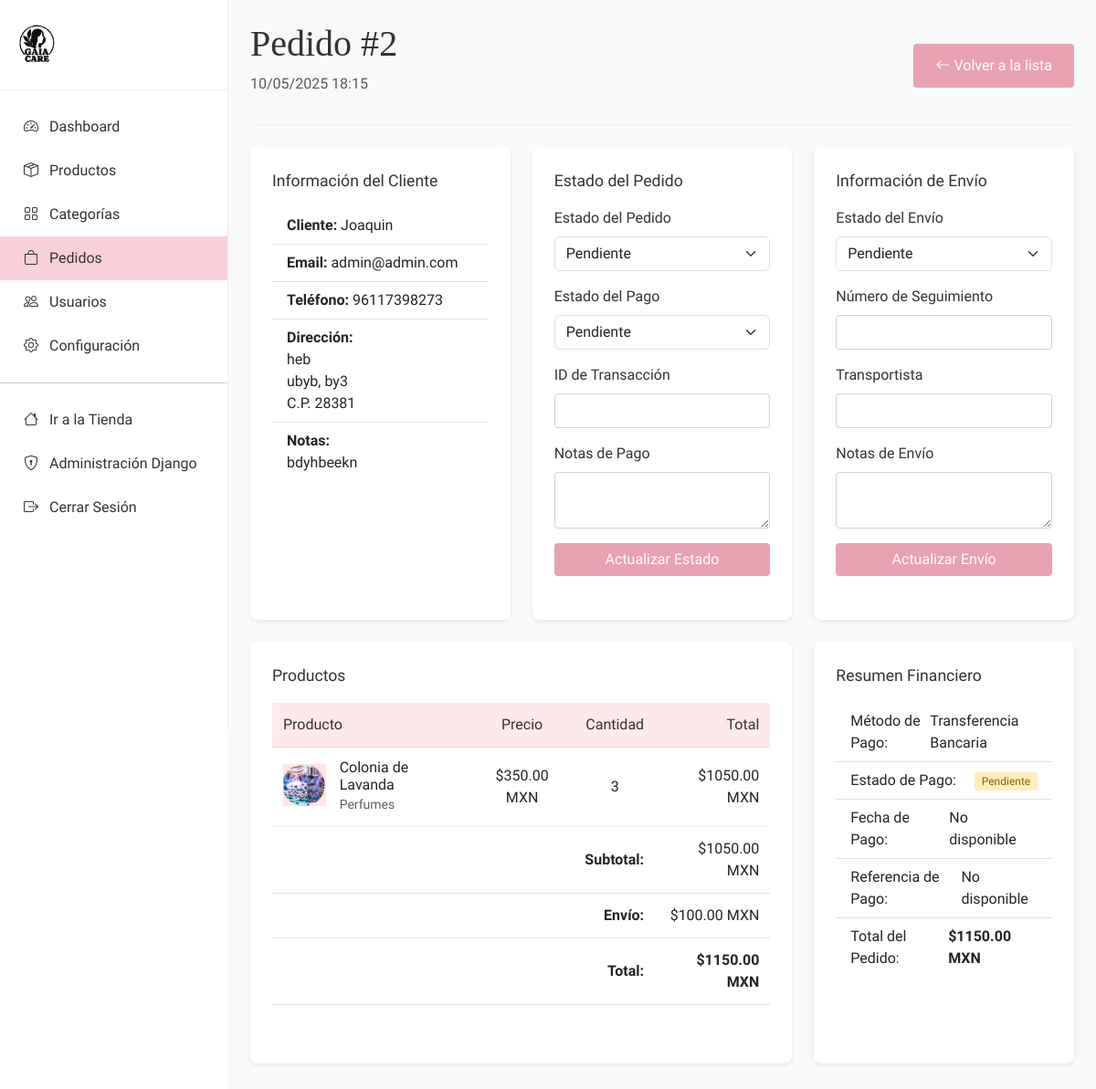
Page /panel/pedidos/2/ (signed in) on the committed database.
### orders/models.py (models this page shows, shortened)
class Order(models.Model):
    STATUS_CHOICES = (
        ('pendiente', _('Pendiente')),
        ('pagado', _('Pagado')),
        ('enviado', _('Enviado')),
        ('entregado', _('Entregado')),
        ('cancelado', _('Cancelado')),
    )
    PAYMENT_METHOD_CHOICES = (
        ('transferencia', _('Transferencia Bancaria')),
        ('deposito', _('Depósito Bancario')),
        ('efectivo', _('Pago en Efectivo')),
    )
    user = models.ForeignKey(settings.AUTH_USER_MODEL, verbose_name=_('usuario'), on_delete=models.CASCADE)
    full_name = models.CharField(_('nombre completo'), max_length=100)
    email = models.EmailField(_('correo electrónico'))
    phone = models.CharField(_('teléfono'), max_length=15)
    address = models.TextField(_('dirección'))
    city = models.CharField(_('ciudad'), max_length=100)
    state = models.CharField(_('estado'), max_length=100)
    postal_code = models.CharField(_('código postal'), max_length=10)
    status = models.CharField(_('estado'), max_length=20, choices=STATUS_CHOICES, default='pendiente')
    payment_method = models.CharField(_('método de pago'), max_length=20, choices=PAYMENT_METHOD_CHOICES, default='transferencia')
    subtotal = models.DecimalField(_('subtotal'), max_digits=10, decimal_places=2)
    shipping_cost = models.DecimalField(_('costo de envío'), max_digits=10, decimal_places=2, default=0)
    total = models.DecimalField(_('total'), max_digits=10, decimal_places=2)
    payment_reference = models.CharField(_('referencia de pago'), max_length=100, blank=True)
    notes = models.TextField(_('notas'), blank=True)
    created_at = models.DateTimeField(_('creado'), auto_now_add=True)
    updated_at = models.DateTimeField(_('actualizado'), auto_now=True)
    class Meta:
        verbose_name = _('pedido')
        verbose_name_plural = _('pedidos')
        ordering = ['-created_at']

class OrderItem(models.Model):
    order = models.ForeignKey(Order, verbose_name=_('pedido'), related_name='items', on_delete=models.CASCADE)
    product = models.ForeignKey(Product, verbose_name=_('producto'), on_delete=models.CASCADE)
    price = models.DecimalField(_('precio'), max_digits=10, decimal_places=2)
    quantity = models.PositiveIntegerField(_('cantidad'), default=1)
    def get_total(self):
        return self.price * self.quantity
    class Meta:
        verbose_name = _('elemento de pedido')
        verbose_name_plural = _('elementos de pedido')

class PaymentInfo(models.Model):
    STATUS_CHOICES = (
        ('pendiente', _('Pendiente')),
        ('procesando', _('Procesando')),
        ('completado', _('Completado')),
        ('fallido', _('Fallido')),
        ('reembolsado', _('Reembolsado')),
    )
    order = models.OneToOneField(Order, verbose_name=_('pedido'), related_name='payment', on_delete=models.CASCADE)
    amount = models.DecimalField(_('monto'), max_digits=10, decimal_places=2)
    status = models.CharField(_('estado'), max_length=20, choices=STATUS_CHOICES, default='pendiente')
    transaction_id = models.CharField(_('ID de transacción'), max_length=100, blank=True)
    payment_date = models.DateTimeField(_('fecha de pago'), null=True, blank=True)
    notes = models.TextField(_('notas'), blank=True)
    class Meta:
        verbose_name = _('información de pago')
        verbose_name_plural = _('información de pagos')

### products/models.py (models this page shows, shortened)
class Product(models.Model):
    category = models.ForeignKey(Category, verbose_name=_('categoría'), related_name='products', on_delete=models.CASCADE)
    name = models.CharField(_('nombre'), max_length=200)
    slug = models.SlugField(_('slug'), max_length=200, unique=True)
    description = models.TextField(_('descripción'))
    price = models.DecimalField(_('precio'), max_digits=10, decimal_places=2)
    stock = models.PositiveIntegerField(_('inventario'), default=1)
    available = models.BooleanField(_('disponible'), default=True)
    featured = models.BooleanField(_('destacado'), default=False)
    created_at = models.DateTimeField(_('creado'), auto_now_add=True)
    updated_at = models.DateTimeField(_('actualizado'), auto_now=True)
    class Meta:
        verbose_name = _('producto')
        verbose_name_plural = _('productos')
        ordering = ['-created_at']
    def get_main_image(self):
        return self.images.filter(is_main=True).first() or self.images.first()

class ProductImage(models.Model):
    product = models.ForeignKey(Product, verbose_name=_('producto'), related_name='images', on_delete=models.CASCADE)
    image = models.ImageField(_('imagen'), upload_to='products')
    is_main = models.BooleanField(_('es principal'), default=False)
    alt_text = models.CharField(_('texto alternativo'), max_length=200, blank=True)
    created_at = models.DateTimeField(_('creado'), auto_now_add=True)
    class Meta:
        verbose_name = _('imagen de producto')
        verbose_name_plural = _('imágenes de productos')
        ordering = ['-is_main', 'created_at']

class Category(models.Model):
    name = models.CharField(_('nombre'), max_length=100)
    slug = models.SlugField(_('slug'), max_length=100, unique=True)
    description = models.TextField(_('descripción'), blank=True)
    image = models.ImageField(_('imagen'), upload_to='categories', blank=True, null=True)
    is_active = models.BooleanField(_('activo'), default=True)
    created_at = models.DateTimeField(_('creado'), auto_now_add=True)
    updated_at = models.DateTimeField(_('actualizado'), auto_now=True)
    class Meta:
        verbose_name = _('categoría')
        verbose_name_plural = _('categorías')
        ordering = ['name']

### dashboard/views.py (the view, shortened to what this page needs)
# urls.py: path('pedidos/<int:order_id>/', views.order_detail, name='order_detail'),
@login_required
@user_passes_test(is_admin)
def order_detail(request, order_id):
    order = get_object_or_404(Order, id=order_id)
    context = {
        'order': order,
        'section': 'orders'
    }
    return render(request, 'dashboard/order_detail.html', context)

### templates/dashboard/order_detail.html (shortened to what this page needs)
{% extends "dashboard/base_dashboard.html" %}
{% load static %}
{% block dashboard_content %}
<div class="content-header d-flex justify-content-between align-items-center">
    <div>
        <h1 class="content-title">Pedido #{{ order.id }}</h1>
        <p class="text-muted">{{ order.created_at|date:"d/m/Y H:i" }}</p>
    </div>
    <div>
        <a href="{% url 'dashboard:order_list' %}" class="btn btn-outline-secondary">
            <i class="bi bi-arrow-left"></i> Volver a la lista
        </a>
    </div>
</div>
<div class="row">
    <div class="col-lg-4 mb-4">
        <div class="dashboard-card h-100">
            <div class="dashboard-card-title">Información del Cliente</div>
            <ul class="list-group list-group-flush">
                <li class="list-group-item">
                    <strong>Cliente:</strong> {{ order.full_name }}
                </li>
                <li class="list-group-item">
                    <strong>Email:</strong> {{ order.email }}
                </li>
                <li class="list-group-item">
                    <strong>Teléfono:</strong> {{ order.phone }}
                </li>
                <li class="list-group-item">
                    <strong>Dirección:</strong><br>
                    {{ order.address }}<br>
                    {{ order.city }}, {{ order.state }}<br>
                    C.P. {{ order.postal_code }}
                </li>
                {% if order.notes %}
                    <li class="list-group-item">
                        <strong>Notas:</strong><br>
                        {{ order.notes }}
                    </li>
                {% endif %}
            </ul>
        </div>
    </div>
    <div class="col-lg-4 mb-4">
        <div class="dashboard-card h-100">
            <div class="dashboard-card-title">Estado del Pedido</div>
            <form method="post" class="dashboard-form">
                <div class="mb-3">
                    <label for="status" class="form-label">Estado del Pedido</label>
                    <select class="form-select" id="status" name="status">
                        <option value="pendiente" {% if order.status == 'pendiente' %}selected{% endif %}>Pendiente</option>
                    </select>
                </div>
                <div class="mb-3">
                    <label for="payment_status" class="form-label">Estado del Pago</label>
                    <select class="form-select" id="payment_status" name="payment_status">
                        <option value="pendiente" {% if order.payment.status == 'pendiente' %}selected{% endif %}>Pendiente</option>
                    </select>
                </div>
                <div class="mb-3">
                    <label for="transaction_id" class="form-label">ID de Transacción</label>
                    <input type="text" class="form-control" id="transaction_id" name="transaction_id" value="{{ order.payment.transaction_id }}">
                </div>
                <div class="mb-3">
                    <label for="payment_notes" class="form-label">Notas de Pago</label>
                    <textarea class="form-control" id="payment_notes" name="payment_notes" rows="2">{{ order.payment.notes }}</textarea>
                </div>
                <button type="submit" class="btn btn-dashboard w-100">Actualizar Estado</button>
            </form>
        </div>
    </div>
    <div class="col-lg-4 mb-4">
        <div class="dashboard-card h-100">
            <div class="dashboard-card-title">Información de Envío</div>
            <form method="post" class="dashboard-form">
                <div class="mb-3">
                    <label for="shipping_status" class="form-label">Estado del Envío</label>
                    <select class="form-select" id="shipping_status" name="shipping_status">
                        <option value="pendiente" {% if order.shipping.status == 'pendiente' %}selected{% endif %}>Pendiente</option>
                    </select>
                </div>
                <div class="mb-3">
                    <label for="tracking_number" class="form-label">Número de Seguimiento</label>
                    <input type="text" class="form-control" id="tracking_number" name="tracking_number" value="{{ order.shipping.tracking_number }}">
                </div>
                <div class="mb-3">
                    <label for="carrier" class="form-label">Transportista</label>
                    <input type="text" class="form-control" id="carrier" name="carrier" value="{{ order.shipping.carrier }}">
                </div>
                <div class="mb-3">
                    <label for="shipping_notes" class="form-label">Notas de Envío</label>
                    <textarea class="form-control" id="shipping_notes" name="shipping_notes" rows="2">{{ order.shipping.notes }}</textarea>
                </div>
                <button type="submit" class="btn btn-dashboard w-100">Actualizar Envío</button>
            </form>
        </div>
    </div>
    <div class="col-lg-8 mb-4">
        <div class="dashboard-card">
            <div class="dashboard-card-title">Productos</div>
            <div class="table-responsive">
                <table class="table dashboard-table">
                    <thead>
                        <tr>
                            <th>Producto</th>
                            <th class="text-center">Precio</th>
                            <th class="text-center">Cantidad</th>
                            <th class="text-end">Total</th>
                        </tr>
                    </thead>
                    <tbody>
                        {% for item in order.items.all %}
                            <tr>
                                <td>
                                    <div class="d-flex align-items-center">
                                        <div style="width: 50px; height: 50px; overflow: hidden; margin-right: 15px;">
                                            {% if item.product.get_main_image %}
                                                <img src="{{ item.product.get_main_image.image.url }}" alt="{{ item.product.name }}" class="img-fluid">
                                            {% else %}
                                                <img src="{% static 'images/placeholder.png' %}" alt="{{ item.product.name }}" class="img-fluid">
                                            {% endif %}
                                        </div>
                                        <div>
                                            <h6 class="mb-0">{{ item.product.name }}</h6>
                                            <small class="text-muted">{{ item.product.category.name }}</small>
                                        </div>
                                    </div>
                                </td>
                                <td class="text-center">${{ item.price }} MXN</td>
                                <td class="text-center">{{ item.quantity }}</td>
                                <td class="text-end">${{ item.get_total }} MXN</td>
                            </tr>
                        {% endfor %}
                    </tbody>
                    <tfoot>
                        <tr>
                            <td colspan="3" class="text-end"><strong>Subtotal:</strong></td>
                            <td class="text-end">${{ order.subtotal }} MXN</td>
                        </tr>
                        <tr>
                            <td colspan="3" class="text-end"><strong>Envío:</strong></td>
                            <td class="text-end">${{ order.shipping_cost }} MXN</td>
                        </tr>
                        <tr>
                            <td colspan="3" class="text-end"><strong>Total:</strong></td>
                            <td class="text-end"><strong>${{ order.total }} MXN</strong></td>
                        </tr>
                    </tfoot>
                </table>
            </div>
        </div>
    </div>
    <div class="col-lg-4 mb-4">
        <div class="dashboard-card">
            <div class="dashboard-card-title">Resumen Financiero</div>
            <ul class="list-group list-group-flush">
                <li class="list-group-item d-flex justify-content-between align-items-center">
                    <span>Método de Pago:</span>
                    <span>{{ order.get_payment_method_display }}</span>
                </li>
                <li class="list-group-item d-flex justify-content-between align-items-center">
                    <span>Estado de Pago:</span>
                    <span>
                        {% if order.payment.status == 'pendiente' %}
                            <span class="status-badge pending">Pendiente</span>
                        {% elif order.payment.status == 'procesando' %}
                            <span class="status-badge confirmed">Procesando</span>
                        {% elif order.payment.status == 'completado' %}
                            <span class="status-badge delivered">Completado</span>
                        {% elif order.payment.status == 'fallido' %}
                            <span class="status-badge cancelled">Fallido</span>
                        {% elif order.payment.status == 'reembolsado' %}
                            <span class="status-badge cancelled">Reembolsado</span>
                        {% endif %}
                    </span>
                </li>
                <li class="list-group-item d-flex justify-content-between align-items-center">
                    <span>Fecha de Pago:</span>
                    <span>{{ order.payment.payment_date|date:"d/m/Y H:i"|default:"No disponible" }}</span>
                </li>
                <li class="list-group-item d-flex justify-content-between align-items-center">
                    <span>Referencia de Pago:</span>
                    <span>{{ order.payment_reference|default:"No disponible" }}</span>
                </li>
                <li class="list-group-item d-flex justify-content-between align-items-center">
                    <span>Total del Pedido:</span>
                    <span class="fw-bold">${{ order.total }} MXN</span>
                </li>
            </ul>
        </div>
    </div>
</div>
{% endblock %}

### rows in the picture
Order: id "2", created_at "10/05/2025 18:15", full_name "Joaquin", email "admin@admin.com", phone "96117398273", address "heb", city "ubyb", state "by3", postal_code "28381", notes "bdyhbeekn", status "Pendiente", payment_status "Pendiente", shipping_status "Pendiente", subtotal "1050.00", shipping_cost "100.00", total "1150.00", payment_method "Transferencia Bancaria", payment.payment_date "No disponible", payment_reference "No disponible"
OrderItem: product.get_main_image.image (picture), product.name "Colonia de Lavanda", product.category.name "Perfumes", price "350.00", quantity "3", get_total "1050.00"
